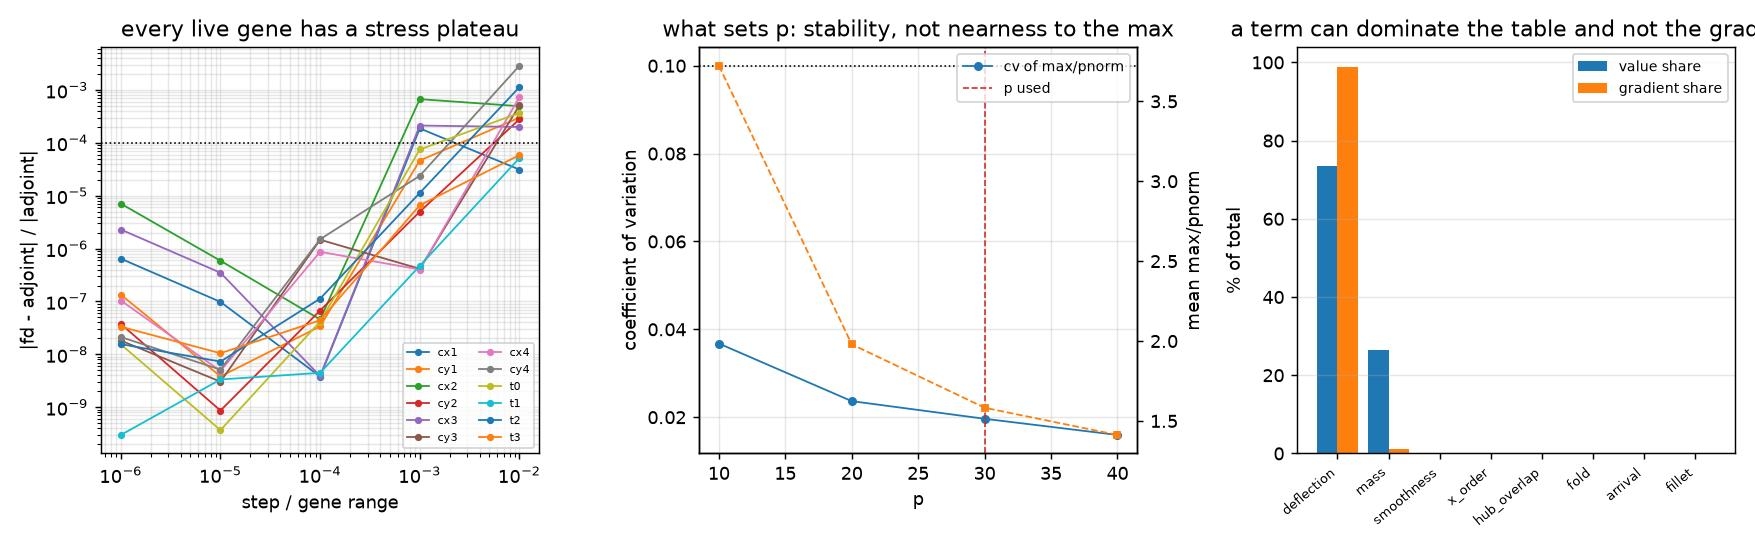

Source code (Python):
"""
==============================================================================
  M8a GATE — THE OBJECTIVE: IS EVERY TERM DIFFERENTIABLE, AND IS ANY INERT?
==============================================================================

    .venv-opt/bin/python studies/study_objective.py

M7 proved the adjoint against a fully unrolled Newton.  This gate asks the question
one level up: the scalar Stage 3 will descend is now assembled from twelve terms,
and a gradient method cannot tell a mis-weighted objective from a hard problem.
Every gradient in M7 was correct and every gradient here can be correct too, while
the objective still fails to optimise — because a term dominates the loss table and
contributes nothing to the gradient.  That is the master plan's own words:

    "Also log each term's gradient norm — a term with a large value and a tiny
     gradient is inert in a gradient method even though it dominates the table.
     That is a new failure mode the GA didn't have."

`400*n_infl` was that failure in its pure form: an integer from `count_nonzero`
behind a data-dependent mask, worth 20.6% of the GA's loss and exactly zero
gradient.  Gate 8 is what proves its replacement is not another one.

THE GATES, WRITTEN DOWN BEFORE THE RUN
--------------------------------------
    G1   p-norm stress adjoint vs an FD LADDER, every gene      >= 1 decade < 1e-4
    G2   the refactored stress kernel vs `gauss_stresses`       BIT-IDENTICAL
         and the p-norm's ratio to the true max                 cv < 10% over designs
    G3   service-force total gradient vs FD of the WHOLE        < 1e-4 on a ladder
         pipeline; coupling magnitude reported
    G4   every gene-space (T1) term's gradient vs FD            < 1e-6
    G5   the mesh-validity barrier's gradient vs FD             < 1e-6
    G6   jnp `scaled_jacobian` vs the numpy one                 < 1e-12
    G7   TOTAL objective gradient vs FD of the total, ladder    < 1e-4, >= 1 decade
    G8   per-term gradient-norm census, shipped + every elite   no term with a
                                                                material value and a
                                                                ZERO gradient
    G9   phase aliasing: stencil vs a dense reference           rqmc bias < uniform
    G10  weight table across the elite set                      reported
    G11  cost of one value+grad, by tier                        reported

G2's SECOND CRITERION WAS WRONG AND THE MEASUREMENT REPLACED IT
---------------------------------------------------------------
It was first written as "the p-norm is within 15% of the true max at p=10", which is
how a p-norm stress constraint is usually described.  Measured, at p=10 the
volume-weighted p-norm is 41% of the max, not 85%.  That is not a defect in the
implementation, it is what a volume-weighted p-norm over a WHOLE WHEEL does: the hub,
the rim and the thick spoke roots are most of the volume and carry almost none of the
stress, so they dilute the average.  A constraint written as "p-norm <= 25 MPa" would
have admitted a 60 MPa peak.

Raising p does not fix it either — p=60 still only reaches 85% of the max and sharpens
the argmax the p-norm exists to blur.  So the criterion was replaced by the one that
actually decides whether a smooth proxy can stand in for the max: not that the ratio be
near 1, but that it be STABLE, since the objective rescales by it.  Measured over nine
designs:

        p=10   mean 2.48   cv 13.8%      p=20   mean 1.62   cv 6.7%
        p=30   mean 1.38   cv  4.4%      p=40   mean 1.27   cv 3.9%

p=30 is taken.  This is the same test M4 applied to `fea_over_beam`, which FAILED it at
cv 62% and a 32x range — and that failure is what closed the Stage-2.5 off-ramp.  The
same test, applied honestly, can pass.

G3 FOUND SOMETHING WORSE THAN THE PLAN PREDICTED
------------------------------------------------
Stage 3 loads to a FORCE, so every quantity is evaluated at the indentation `delta*(p)`
that carries it, and a quantity's derivative has two paths:

    dQ/dp|_total = dQ/dp|_delta + (dQ/d delta) * (d delta*/dp)

The plan predicted that dropping the second term would give "the right direction and
the wrong length" — M7's named hardest-to-see bug, because a line search reports it as
a hard problem rather than as an error.  Measured, it is worse than that.  At the
shipped genome the frozen-indentation stress gradient for `t2` is **+11.22** and the
total is **-2.59**.  Not the wrong length: THE WRONG SIGN.  The coupling is 589% of the
total gradient norm at phase 0 and 184% at phase 15.  An optimizer given the frozen
gradient would have thickened the spoke to reduce stress, and thickening it raises
stress once the wheel is allowed to settle to the same load.

G7 FAILED FIRST, AT 1e-1, WITH EVERY INDIVIDUAL TERM CORRECT TO 1e-8
--------------------------------------------------------------------
The most useful failure in this milestone, because it is the shape of bug the gate was
built for.  G1 agreed to 9.2e-9, G3 to 3.5e-6, G4/G5 to 9.8e-9 — every term matched its
own finite difference — and the ASSEMBLY was out by 10%.

The cause: the stress term rescales the p-norm to the true max by a measured ratio, and
that rescale is exact only for a CONSTANT factor.  The p-norm is positively homogeneous
of degree 1, so `d(c*pnorm) = c*d(pnorm)` if and only if `c` did not move.  `t3_terms`
was measuring `c` inside every call, so the reference differenced a slightly different
function at each step while the gradient assumed one fixed function.  Neither the value
nor the gradient was wrong on its own; they were answers to different questions.

The fix at the time was to make `c` an explicit input and pass the base design's value to
both legs of every difference — hoisting the adaptive normalisation out of the function
being differentiated.  It generalises: ANY adaptive normalisation inside an objective is a
term in the gradient unless it is hoisted out.

M8b-i.6 REMOVED THE NORMALISATION INSTEAD, and the gate is stronger for it.  `c` is
anchored to the true max, which is a mesh singularity, so the hoisted factor was a
converged answer to nothing; the constraint is now `Kt(R, t) * sigma_nominal(p=4)`, in
which `Kt` is an analytic function of `R_hub`/`t0` and `R_rim`/`t3` and is DIFFERENTIATED.
Nothing is pinned across a difference any more, so G7 tests the product rule
`d(Kt*agg) = dKt*agg + Kt*dagg` — genes 12 and 13 join `QUICK_GENES` for exactly that
reason, and gene 8 now reaches the loss along two paths at once.

G8's CRITERION CONFLATED "CANNOT BE REDUCED" WITH "IS CURRENTLY SMALL"
----------------------------------------------------------------------
Written first as "no term is worth over 5% of the loss and under 0.5% of the gradient
NORM SHARE".  Measured, `mass` fails it — at the shipped genome and at every Stage-2
elite alike:

        design       total    mass value share   mass gradient share
        shipped      513.2        10.77%              0.46%
        elite 0      513.2        10.77%              0.46%   (= the shipped genome)
        elite 1      845.6         6.62%              0.33%
        elite 2      953.0         5.92%              0.30%
        elite 3      738.9         7.65%              0.36%

An intermediate version of this gate scored the census across designs and looked like it
passed, which is worth recording because the reason it looked like it passed was a
mistake: `stage2_elites.json` had been written by a `--smoke` GA run and held throwaway
genomes with losses near 1000.  Against the REAL elites — sixteen near-identical
converged optima, losses 50.41 to 52.53, which is exactly the region Stage 3 starts in —
the flag is uniform.  A gate is only as good as the population it is scored on.

So the criterion was wrong in a different way than "pointwise".  `mass`'s gradient is
9.276: exact, nonzero, and M7 proved it is exact — its adjoint right-hand side is
identically zero, which is the cheapest correctness check in `wheel_adjoint`.  It is not
inert, it is DOMINATED, and by two terms that are large precisely because the design is
infeasible under the FEA: `deflection` and `stress` are 172 and 231 units with gradients
of 898 and 366.

The distinction decides whether anything is broken:

  * ZERO gradient with a material value — the term is a constant the optimizer cannot
    see, and NO WEIGHT FIXES IT.  `400*n_infl` was exactly this.  That is a defect, and
    it is what G8 now fails on.
  * SMALL BUT EXACT gradient — the term works; it is being out-shouted at this point in
    the space.  As Stage 3 reduces the deflection error, that term's gradient shrinks
    quadratically and mass's share recovers on its own.  Reported as `dominated`, because
    a weight must never be tuned on the value column alone, but not a failure.

The weights are therefore left as ported.  Reading the table the way the master plan
asks: 79% of the loss sitting in `deflection` + `stress` is not a miscalibration, it is
the FEA reporting that the shipped wheel misses its deflection target by 26% and exceeds
its stress allowable by 24%.  Re-weighting to make that table look balanced would be
hiding the finding, not calibrating.

WHAT THE FEA DID TO THE OBJECTIVE
---------------------------------
The whole reason this milestone exists, in one table — the same genome, scored by the
GA's beam surrogate and by the contact FEA:

    term          GA (beam)              M8a (FEA)
    deflection      0.06   0.1%            172.8  33.7%   1.990 mm -> 1.474 mm
    mass           39.9   79.2%             55.3  10.8%   48.6 g   -> 67.3 g (meshed)
    stress          0.04   0.1%            231.5  45.1%   25.08    -> 31.02 MPa
    smoothness     10.4   20.6%              1.5   0.3%   rewritten, see below
    TOTAL          50.4                    513.2

The ranking does not shift, it inverts.  And the two numbers that decide whether Stage 3
has a feasible problem at all are on the same line: the wheel needs +33% more compliance
and is ALREADY 24% over the allowable stress (utilisation 1.24, where the beam surrogate
said 1.003).  M4 measured `compliance_split.rim = 0.324` — a third of the compliance
sits in a rim band no gene touches.  Whether Stage 3 can reach 2.0 mm without going
further over on stress is now an open question with numbers attached, and it is better
asked here than discovered by a four-hour run that does not converge.

`smoothness` REPLACED, NOT PORTED
---------------------------------
`400*n_infl + 120*turn_var` becomes the curvature-rate integral plus a smooth reversal
penalty.  The old term's first half had literally zero gradient and its second half
depended on an integer downsample index.  Its numerical purpose — keeping the offset
band from folding — is now served directly by `fold` (a signed margin) and by the new
`min_sj` barrier, which is why its share falls from 20.6% to 0.3% rather than being
re-weighted to stay where it was.

TWO THINGS CARRY NO GRADIENT AND BOTH ARE ASSERTED
--------------------------------------------------
`buckling` is the legacy Euler proxy computed in numpy; the master plan's replacement is
`lambda_min(K_t)` via LOBPCG and this repo has no eigen-solver at all, so it is an M9
item.  The term is exactly zero today (ratio 0.092 against a threshold of 1.0) and G8
asserts it still is — the day it starts to bite, the census fails rather than quietly
handing the optimizer an inert 2000-unit penalty.

`R_rim` is the other, and it is a finding rather than a decision.  M7 proved `R_hub` and
`R_rim` are dead at the MESH because no fillet is meshed.  `fillet_feasibility` was built
to give them a gene-space gradient, and it does for `R_hub` (d(margin)/dR = 2.0000).  At
the rim it does not: the arrival is near-tangential, so moving `R_rim` moves the ring
locus and the offset point by the same amount and the margin is stationary to 2.4e-7.
`R_rim` is therefore still effectively inert, which is reported rather than papered over.

THE FILLET MARGIN WOULD HAVE DECLARED THE PRINTED WHEEL INFEASIBLE
------------------------------------------------------------------
Written the obvious way — all four flanks must admit their fillet — the margin comes out
`[-1.21, +4.64, +1.31, -5.87]` mm at the shipped genome, two of them negative, for a
112,000-unit penalty on a design that exists as a physical object.  Two separate things
were wrong and both are real geometry:

  1. At a spiral junction one side HAS NO CORNER TO ROUND.  The `eta=-1` flank never
     crosses the hub circle at all.  `tangent_fillet_arc` reports this by returning
     `None` and calls it "a legitimate answer"; `fillet_junctions` declines the same
     side.  Worse, `ring_station`'s guard for it is `if xp is np and not changes.any()`,
     so under tracing the check is skipped, the bracketing segment is degenerate, and
     twelve of fourteen gradient components come back NaN instead of raising.
  2. The outward-normal convention FLIPS between the junctions — at the hub the fillet
     centre sits at ring+R outside the disk, at the rim at ring-R inside the band.  The
     question "does a circle of radius R fit in this corner" does not depend on the
     convention, so it is asked both ways and the better answer taken.

Corrected, the margins are +4.64 mm at the hub and +0.13 mm at the rim.  The rim's
0.13 mm is the strongest single check on the formula: `R_rim` is pinned at its upper
bound of 3.0, so a barely-feasible margin is exactly the right answer.
==============================================================================
"""

import argparse
import json
import os

import project_paths as PP
import time

import numpy as np

import jax_config  # noqa: F401
import jax
import jax.numpy as jnp

import wheel_adjoint as WA
import wheel_fea as W
import wheel_fem as fem
import wheel_genome as wg
import wheel_mesh as wm
import wheel_objective as WO
import wheel_wheel as WW

HERE = os.path.dirname(os.path.abspath(__file__))
DEFAULT_CONFIG = "coarse"

# Written down BEFORE the study was run, per the project's rule.
GATE_STRESS_FD_REL = 1e-4       # G1  adjoint vs its FD plateau
GATE_KERNEL_BITS = 0.0          # G2  the refactor must not move a single bit
GATE_RATIO_CV = 0.10            # G2  max/pnorm must be STABLE, not near 1
GATE_COUPLING_REL = 1e-4        # G3  total gradient vs the whole pipeline
GATE_T1_REL = 1e-6              # G4  closed-form terms have no solver noise
GATE_MINSJ_REL = 1e-6           # G5  ditto
GATE_SJ_PATHS_MM = 1e-12        # G6  two spellings of one formula
GATE_TOTAL_REL = 1e-4           # G7  the objective as a whole
GATE_INERT_VALUE = 0.05         # G8  a term worth more than 5% of the loss ...
GATE_INERT_GRAD_ABS = 1e-9      # G8  ... must have a NONZERO gradient
GATE_DOMINATED_GRAD = 0.005     # G8  reported, not gated: under 0.5% of the grad norm

# G4/G5 — WHICH JACOBIAN ENTRIES A CENTRAL DIFFERENCE CAN ACTUALLY RESOLVE.
#
# This was an ABSOLUTE 1e-10, and it was fine while no closed-form term had a gradient
# spanning many decades: every entry above the floor carried enough signal for a difference
# of two evaluations to see it.  `fillet_cap` broke that on 2026-08-10.  It used to be
# INERT at the shipped genome — zero value, zero gradient, nothing to check — and
# BUILD_PLAN.md step 3 made it live, at which point its jacobian runs from 6.9 down to
# 5.6e-10, TEN DECADES.  The entries at the bottom of that range are the hub arrival's
# leakage into the RIM-end control point, which is real (`global_sampler` re-parameterises
# the whole curve) and is also smaller than the round-off in the quantity being
# differentiated: `arrival_angles` takes its tangent as `sample(eps) - sample(0)` with
# `eps = 1e-5`, so `d` is a cancelling difference and carries ~1e-6 relative noise.  A
# central difference of that cannot see a component 1e-10 of the norm, and comparing it
# against one measures the noise floor rather than the gradient.
#
# So the floor becomes RELATIVE TO THE TERM'S OWN GRADIENT NORM, which is the same notion
# `GATE_DOMINATED_GRAD` above already uses for a different question.  1e-5 is chosen from
# the measurement, not from what passes: on `fillet_cap` the smallest entry that a central
# difference resolves to better than `GATE_T1_REL` is 5.2e-5 of the norm and the largest it
# CANNOT is 8.7e-8, so the floor sits inside a gap of nearly three decades.
#
# WHAT IS EXCLUDED IS REPORTED, as `n_below_fd_floor` beside `n_live_genes`.  A floor that
# quietly shrinks a gate's coverage is worse than no floor.
GATE_FD_LIVE_FRAC = 1e-5

# Known-inert, asserted rather than tolerated.  See the docstring.
INERT_EXPECTED = ("buckling",)

QUICK_GENES = (6, 8, 10, 12, 13)   # cx4, t0, t2 — one shape gene, two thickness genes,
                                   # chosen because they span three decades of derivative
                                   # — plus R_hub and R_rim, whose ONLY route into the
                                   # loss is `Kt`, so they FD-check `dKt/dg` on its own.


def load_genes(path="best_solution.json"):
    with open(os.path.join(PP.ROOT, path)) as fh:
        return np.array(list(json.load(fh)["genes"].values()), dtype=float)


def _ranges():
    _, _, rng = wg.bounds_arrays(W.GENE_SPACE)
    return rng


def _service_indentation(genes, cfg, mesh=None):
    mesh = mesh if mesh is not None else WW.build_wheel(genes, cfg)
    return float(fem.solve_wheel_contact(mesh)["axle_drop_mm"])


# ---------------------------------------------------------------------------
# G1 — THE P-NORM STRESS ADJOINT AGAINST AN FD LADDER
# ---------------------------------------------------------------------------

def run_stress_plateau(genes, cfg=DEFAULT_CONFIG, gene_ids=None,
                       steps=(1e-2, 1e-3, 1e-4, 1e-5, 1e-6)):
    """Every gene's p-norm stress derivative against a finite-difference LADDER.

    A ladder rather than a single step because M7 learned the difference the expensive
    way: three of its gates were written at one step and all three failed at `coarse` by
    one to eight parts in 1e5, because of the REFERENCE's truncation error rather than
    the gradient's.  A single-step check has no plateau, which is the master plan's own
    criticism of single-point agreement applied to its own items.

    Measured against the ADJOINT rather than against the previous rung — the stronger
    statement, since a systematically biased difference also stops moving.
    """
    ids = range(14) if gene_ids is None else gene_ids
    rng = _ranges()
    mesh = WW.build_wheel(genes, cfg)
    ori = mesh.orientation
    delta = _service_indentation(genes, cfg, mesh)
    base = WA.solve_and_grad(genes, cfg, "pnorm_stress", indentation_mm=delta, mesh=mesh)
    adj = base["grad"]

    # WARM-STARTED FROM THE BASE STATE, and that is about the reference's quality as much
    # as its cost.  A cold solve at a perturbed design can converge along a different
    # Newton path — a different active set in the contact search — and the difference
    # between two such solves carries that as noise, which is exactly what eats a
    # plateau.  Continuing from the same state keeps both legs on one branch.  It also
    # turns an 11 s solve into 0.2 s at `coarse`, which is what makes a 14-gene ladder
    # affordable at all.
    u0 = base["res"]["u_reduced"]

    def value(g):
        m = WW.build_wheel(g, cfg, orientation=ori)
        return WA.solve_and_grad(g, cfg, "pnorm_stress", indentation_mm=delta,
                                 mesh=m, u_reduced0=u0)["value"]

    rows = []
    for gid in ids:
        rel = []
        for frac in steps:
            h = frac * rng[gid]
            gp, gm = genes.copy(), genes.copy()
            gp[gid] += h
            gm[gid] -= h
            fd = (value(gp) - value(gm)) / (2.0 * h)
            denom = abs(adj[gid]) if abs(adj[gid]) > 1e-12 else 1.0
            rel.append(abs(fd - adj[gid]) / denom)
        best = float(min(rel))
        rows.append({"gene": wg.GENE_NAMES[gid], "gene_id": int(gid),
                     "adjoint": float(adj[gid]), "rel": [float(r) for r in rel],
                     "best_rel": best,
                     "decades": int(sum(r < GATE_STRESS_FD_REL for r in rel)),
                     "live": bool(abs(adj[gid]) > 1e-12)})
    live = [r for r in rows if r["live"]]
    out = {"config": cfg, "indentation_mm": delta, "steps": list(steps), "rows": rows,
           "worst_best_rel": float(max((r["best_rel"] for r in live), default=0.0)),
           "min_decades": int(min((r["decades"] for r in live), default=0))}
    out["pass"] = bool(out["min_decades"] >= 1)
    return out


# ---------------------------------------------------------------------------
# G2 — THE REFACTOR, AND WHETHER A P-NORM CAN STAND IN FOR A MAX
# ---------------------------------------------------------------------------

def _original_gauss_stresses(coords, conn, u, *, order, lam, mu, nonlinear, cauchy=True):
    """The pre-refactor body of `gauss_stresses`, verbatim, as the bit-identity witness.

    Kept here rather than in the test suite because it is a MEASUREMENT of a refactor,
    not a property of the code: `lam` and `mu` moved from closed-over Python floats to
    traced arguments (matching `_element_kernels`), and whether XLA folds those two
    spellings to the same instruction sequence is an empirical question.
    """
    _, dN, _ = fem._TABLES[order]
    coords = jnp.asarray(coords)
    conn_np = np.asarray(conn)
    Xe = coords[conn_np]
    ue = jnp.asarray(u).reshape(-1, 2)[conn_np]
    dN_j = jnp.asarray(dN)

    def per_elem(Xe1, ue1):
        J = jnp.einsum("gnk,ni->gki", dN_j, Xe1)
        dNdx = jnp.einsum("gnk,gik->gni", dN_j, jnp.linalg.inv(J))
        grad_u = jnp.einsum("ni,gnj->gij", ue1, dNdx)
        eps = jax.vmap(fem._strain, in_axes=(0, None))(grad_u, nonlinear)
        tr = eps[:, 0, 0] + eps[:, 1, 1]
        s = lam * tr[:, None, None] * jnp.eye(2)[None] + 2.0 * mu * eps
        if not (nonlinear and cauchy):
            return s
        F = grad_u + jnp.eye(2)[None]
        detF = F[:, 0, 0] * F[:, 1, 1] - F[:, 0, 1] * F[:, 1, 0]
        return jnp.einsum("gik,gkl,gjl->gij", F, s, F) / detF[:, None, None]

    sigma = np.asarray(jax.jit(jax.vmap(per_elem))(Xe, ue))
    sxx, syy, sxy = sigma[..., 0, 0], sigma[..., 1, 1], sigma[..., 0, 1]
    return sigma, np.sqrt(sxx**2 - sxx * syy + syy**2 + 3.0 * sxy**2)


def run_kernel_and_ratio(genes, cfg=DEFAULT_CONFIG, n_designs=9, seed=0,
                         ps=(10.0, 20.0, 30.0, 40.0)):
    """Bit-identity of the refactor, then the ratio test that sets `p`."""
    mesh = WW.build_wheel(genes, cfg)
    delta = _service_indentation(genes, cfg, mesh)
    res = fem.solve_wheel_contact_at(mesh, delta)
    prob = fem.wheel_contact_problem(mesh, indentation_mm=delta)
    u = res["u"]

    bits = []
    for nl in (False, True):
        s0, v0 = _original_gauss_stresses(mesh.coords, mesh.conn, u, order=mesh.cfg.order,
                                          lam=prob.lam, mu=prob.mu, nonlinear=nl)
        g1 = fem.gauss_stresses(mesh.coords, mesh.conn, u, order=mesh.cfg.order,
                                lam=prob.lam, mu=prob.mu, nonlinear=nl)
        bits.append({"nonlinear": nl,
                     "sigma_identical": bool(np.array_equal(s0, g1["sigma"])),
                     "vm_identical": bool(np.array_equal(v0, g1["von_mises"])),
                     "max_abs_diff": float(np.abs(v0 - g1["von_mises"]).max())})

    low, high, rng = wg.bounds_arrays(W.GENE_SPACE)
    rs = np.random.RandomState(seed)
    rows = []
    for i in range(n_designs):
        g = genes if i == 0 else np.clip(genes + (rs.rand(14) - 0.5) * 0.20 * rng,
                                         low, high)
        try:
            m = WW.build_wheel(g, cfg)
            d = _service_indentation(g, cfg, m)
            r = fem.solve_wheel_contact_at(m, d)
            p = fem.wheel_contact_problem(m, indentation_mm=d)
            c, y = jnp.asarray(m.coords), p.contact.y_ground
            vmax = WA.max_stress(p, m.coords, r["u"])
            row = {"design": i, "max_mpa": float(vmax)}
            for pv in ps:
                q = float(WA._qoi_pnorm_stress(p, p=pv)(c, jnp.asarray(r["u"]), y))
                row[f"p{int(pv)}"] = q
                row[f"ratio_p{int(pv)}"] = float(vmax / q)
            rows.append(row)
        except Exception as exc:                              # pragma: no cover
            rows.append({"design": i, "failed": type(exc).__name__})

    ok = [r for r in rows if "max_mpa" in r]
    stats = {}
    for pv in ps:
        r = np.array([x[f"ratio_p{int(pv)}"] for x in ok])
        stats[f"p{int(pv)}"] = {"mean": float(r.mean()), "cv": float(r.std() / r.mean()),
                                "min": float(r.min()), "max": float(r.max())}
    used = f"p{int(WA.STRESS_PNORM_P)}"
    out = {"bit_identity": bits, "rows": rows, "ratio_stats": stats,
           "p_used": WA.STRESS_PNORM_P, "cv_at_p_used": stats[used]["cv"]}
    out["pass"] = bool(all(b["sigma_identical"] and b["vm_identical"] for b in bits)
                       and out["cv_at_p_used"] < GATE_RATIO_CV)
    return out


# ---------------------------------------------------------------------------
# G3 — THE LOAD-CONTROL COUPLING
# ---------------------------------------------------------------------------

def run_coupling(genes, cfg=DEFAULT_CONFIG, gene_ids=QUICK_GENES,
                 steps=(1e-3, 1e-4, 1e-5)):
    """The total service-force gradient against an FD of the WHOLE pipeline.

    The reference differentiates everything: rebuild the mesh, re-run the secant to the
    service force, re-evaluate.  That is the only comparison that can catch a missing
    coupling term, because the coupling is exactly the part a frozen-indentation
    reference would also be missing.
    """
    mesh = WW.build_wheel(genes, cfg)
    ori = mesh.orientation
    rng = _ranges()
    base = WA.service_qoi_value_and_grad(genes, cfg, ("pnorm_stress",), mesh=mesh)

    # `delta0` seeds the secant from the base design's answer.  The secant still runs to
    # its own 1e-8, so this changes what the reference COSTS and not what it converges
    # to — which matters, because a reference whose tolerance moved with the perturbation
    # would put its own stopping criterion into the finite difference.  That is the trap
    # `axle_drop_value_and_grad` exists to avoid on the adjoint side.
    d0 = base["_meta"]["axle_drop_mm"]

    def pipeline(g):
        m = WW.build_wheel(g, cfg, orientation=ori)
        o = WA.service_qoi_value_and_grad(g, cfg, ("pnorm_stress",), mesh=m, delta0=d0)
        return o["axle_drop"]["value"], o["pnorm_stress"]["value"]

    rows = []
    for q, idx in (("axle_drop", 0), ("pnorm_stress", 1)):
        fr = base[q]["frozen_grad"]
        tot = base[q]["grad"]
        for gid in gene_ids:
            rel_tot, rel_frozen = [], []
            for frac in steps:
                h = frac * rng[gid]
                gp, gm = genes.copy(), genes.copy()
                gp[gid] += h
                gm[gid] -= h
                fd = (pipeline(gp)[idx] - pipeline(gm)[idx]) / (2.0 * h)
                rel_tot.append(abs(fd - tot[gid]) / max(abs(tot[gid]), 1e-12))
                rel_frozen.append(abs(fd - fr[gid]) / max(abs(fd), 1e-12))
            rows.append({"qoi": q, "gene": wg.GENE_NAMES[gid], "gene_id": int(gid),
                         "adjoint_total": float(tot[gid]),
                         "adjoint_frozen_only": float(fr[gid]),
                         "best_rel_total": float(min(rel_tot)),
                         "best_rel_frozen_only": float(min(rel_frozen)),
                         "sign_flips": bool(fr[gid] * tot[gid] < 0)})

    mags = {q: {"frozen_norm": float(np.linalg.norm(base[q]["frozen_grad"])),
                "coupling_norm": float(np.linalg.norm(base[q]["coupling_grad"])),
                "total_norm": float(np.linalg.norm(base[q]["grad"])),
                "coupling_over_total": float(
                    np.linalg.norm(base[q]["coupling_grad"])
                    / max(np.linalg.norm(base[q]["grad"]), 1e-30))}
            for q in ("axle_drop", "pnorm_stress")}
    out = {"config": cfg, "steps": list(steps), "rows": rows, "magnitudes": mags,
           "worst_rel_total": float(max(r["best_rel_total"] for r in rows)),
           "worst_rel_frozen_only": float(max(r["best_rel_frozen_only"] for r in rows)),
           "any_sign_flip": bool(any(r["sign_flips"] for r in rows))}
    out["pass"] = bool(out["worst_rel_total"] < GATE_COUPLING_REL)
    return out


# ---------------------------------------------------------------------------
# G4/G5/G6 — THE CLOSED-FORM TERMS AND THE TWO SPELLINGS OF scaled_jacobian
# ---------------------------------------------------------------------------

def run_closed_form(genes, cfg=DEFAULT_CONFIG, steps=(1e-4, 1e-5, 1e-6)):
    """T1 and T2 gradients against FD, and the numpy/jnp `scaled_jacobian` identity.

    Tolerance 1e-6 rather than G1's 1e-4 because there is no solver in the loop here —
    these are closed-form functions of the genes, so the only error is the difference's
    own truncation, and anything looser would not be measuring the gradient.
    """
    rng = _ranges()
    cfgo = WW.get_config(cfg)
    mesh = WW.build_wheel(genes, cfg)
    flanks = WO.fillet_flanks(genes, cfgo)
    gj = jnp.asarray(genes)

    # -- G6 first: the two spellings must agree before anything built on them means
    # anything.
    sj_np = wm.scaled_jacobian(mesh.coords, mesh.conn)
    sj_jx = np.asarray(wm.scaled_jacobian(jnp.asarray(mesh.coords), mesh.conn, xp=jnp))
    sj = {"n_elements": int(len(sj_np)), "max_abs_diff": float(np.abs(sj_np - sj_jx).max()),
          "min_sj": float(sj_np.min())}
    sj["pass"] = bool(sj["max_abs_diff"] < GATE_SJ_PATHS_MM)

    def t1(v):
        return WO.t1_vector(v, cfgo, None, W.S, flanks)

    def t2(v):
        return WO.t2_vector(v, mesh, None)[0]

    rows = []
    for label, fn, names in (("t1", t1, WO.T1_NAMES), ("t2", t2, WO.T2_NAMES)):
        J = np.asarray(jax.jacrev(fn)(gj))
        v0 = np.asarray(fn(gj))
        for k, name in enumerate(names):
            worst = 0.0
            best_per_gene = []
            jnorm = float(np.linalg.norm(J[k]))
            floor = max(1e-10, GATE_FD_LIVE_FRAC * jnorm)
            n_below = 0
            for gid in range(14):
                if abs(J[k, gid]) < floor:
                    n_below += int(abs(J[k, gid]) > 0.0)
                    continue
                rel = []
                for frac in steps:
                    h = frac * rng[gid]
                    gp, gm = genes.copy(), genes.copy()
                    gp[gid] += h
                    gm[gid] -= h
                    fd = (float(np.asarray(fn(jnp.asarray(gp)))[k])
                          - float(np.asarray(fn(jnp.asarray(gm)))[k])) / (2.0 * h)
                    rel.append(abs(fd - J[k, gid]) / abs(J[k, gid]))
                best_per_gene.append(min(rel))
                worst = max(worst, min(rel))
            rows.append({"tier": label, "term": name, "value": float(v0[k]),
                         "grad_norm": jnorm,
                         "n_live_genes": len(best_per_gene),
                         # Non-zero but below what a central difference can resolve — see
                         # GATE_FD_LIVE_FRAC.  Coverage lost, stated rather than hidden.
                         "n_below_fd_floor": n_below,
                         "fd_floor": floor,
                         "worst_best_rel": float(worst)})

    tol = {"t1": GATE_T1_REL, "t2": GATE_MINSJ_REL}
    out = {"config": cfg, "steps": list(steps), "rows": rows, "scaled_jacobian": sj,
           "worst_rel": float(max((r["worst_best_rel"] for r in rows), default=0.0))}
    out["pass"] = bool(sj["pass"]
                       and all(r["worst_best_rel"] < tol[r["tier"]] for r in rows))
    return out


# ---------------------------------------------------------------------------
# G7/G8/G10 — THE OBJECTIVE AS A WHOLE, AND THE CENSUS
# ---------------------------------------------------------------------------

def run_total(genes, cfg=DEFAULT_CONFIG, n_phase=4, gene_ids=QUICK_GENES,
              steps=(1e-3, 1e-4, 1e-5), elites=None):
    """The assembled objective's gradient vs an FD of the assembled objective.

    Everything below this line has been checked term by term; this is the check that the
    ASSEMBLY is right — the weights, the phase aggregation, the chain rule from the
    p-norm through the rescale, and the tier sum.
    """
    rng = _ranges()
    phases = WO.phase_stencil(n_phase=n_phase, scheme="uniform")
    meshes = WO.phase_meshes(genes, cfg, phases)
    ori = meshes[0].orientation

    t0 = time.time()
    val, grad, brk = WO.objective(genes, cfg, phases=phases, meshes=meshes)
    cost_full = time.time() - t0

    t0 = time.time()
    WO.objective(genes, cfg, tiers=("t1", "t2"), meshes=meshes)
    cost_cheap = time.time() - t0

    # BOTH LEGS RE-EVALUATE FREELY, and that is the point rather than an oversight.  This
    # gate used to pin the base design's `stress_scale` into both legs, because a rescale
    # re-measured per design made the reference difference a DIFFERENT FUNCTION at each
    # step — the 1e-1 disagreement the docstring opens with.  There is no rescale left to
    # pin: the constraint is `Kt(R, t) * sigma_nominal`, a pure function of the genes, so
    # nothing hoisted means nothing hidden, and the difference now tests the product rule.
    def total(g):
        ms = WO.phase_meshes(g, cfg, phases, orientation=ori)
        return WO.objective(g, cfg, phases=phases, meshes=ms)[0]

    rows = []
    for gid in gene_ids:
        rel = []
        for frac in steps:
            h = frac * rng[gid]
            gp, gm = genes.copy(), genes.copy()
            gp[gid] += h
            gm[gid] -= h
            fd = (total(gp) - total(gm)) / (2.0 * h)
            rel.append(abs(fd - grad[gid]) / max(abs(grad[gid]), 1e-12))
        rows.append({"gene": wg.GENE_NAMES[gid], "gene_id": int(gid),
                     "adjoint": float(grad[gid]), "rel": [float(r) for r in rel],
                     "best_rel": float(min(rel)),
                     "decades": int(sum(r < GATE_TOTAL_REL for r in rel))})

    here = WO.insensitive_terms(brk, GATE_INERT_VALUE, GATE_INERT_GRAD_ABS)
    dom_here = WO.dominated_terms(brk, GATE_INERT_VALUE, GATE_DOMINATED_GRAD)

    # -- G10: the same table at every elite, so a weight is calibrated to a SPACE.
    elite_rows = []
    for i, e in enumerate(elites or []):
        try:
            ms = WO.phase_meshes(e, cfg, phases)
            _, _, b = WO.objective(e, cfg, phases=phases, meshes=ms)
            elite_rows.append({"elite": i, "total": b["total"],
                               "inert": WO.insensitive_terms(b, GATE_INERT_VALUE,
                                                             GATE_INERT_GRAD_ABS),
                               "dominated": WO.dominated_terms(b, GATE_INERT_VALUE,
                                                               GATE_DOMINATED_GRAD),
                               "terms": {k: {"share": d["share"],
                                             "grad_share": d["grad_share"]}
                                         for k, d in b["terms"].items()}})
        except Exception as exc:                              # pragma: no cover
            elite_rows.append({"elite": i, "failed": type(exc).__name__})

    # INERT EVERYWHERE, NOT INERT SOMEWHERE — see the module docstring for the
    # measurement that replaced the pointwise criterion.
    scored = [set(here)] + [set(e["inert"]) for e in elite_rows if "inert" in e]
    inert = sorted(set.intersection(*scored)) if scored else []
    local_only = sorted(set.union(*scored) - set(inert)) if scored else []
    dscored = [set(dom_here)] + [set(e["dominated"]) for e in elite_rows
                                 if "dominated" in e]
    dominated = sorted(set.intersection(*dscored)) if dscored else []
    census_ok = bool(set(inert) <= set(INERT_EXPECTED))

    out = {"config": cfg, "n_phase": n_phase, "steps": list(steps), "rows": rows,
           "total": val, "breakdown": brk, "inert": inert,
           "inert_here": here, "inert_local_only": local_only,
           "dominated": dominated,
           "n_designs_scored": len(scored),
           "inert_expected": list(INERT_EXPECTED), "census_ok": census_ok,
           "elites": elite_rows,
           "cost": {"full_s": cost_full, "cheap_tiers_s": cost_cheap,
                    "cheap_fraction": cost_cheap / max(cost_full, 1e-12)},
           "worst_best_rel": float(max(r["best_rel"] for r in rows)),
           "min_decades": int(min(r["decades"] for r in rows))}
    out["pass"] = bool(out["min_decades"] >= 1 and census_ok)
    return out


# ---------------------------------------------------------------------------
# G9 — PHASE ALIASING
# ---------------------------------------------------------------------------

def run_phase_aliasing(genes, cfg=DEFAULT_CONFIG, n_phase=4, n_ref=16, n_draw=6,
                       seed=0):
    """Does a FIXED stencil alias the rim's contact faceting into a chaseable bias?

    M7 measured the facet at 3.8% of the slope at `coarse`, an artefact that refines away
    and exists because no config resolves the 0.484 degree contact patch.  It lives at
    the quadrature spacing and the stencil samples far coarser, so it aliases.  The
    question is whether randomising the stencil's offset converts that bias into
    zero-mean noise, and the reference is a dense sweep of the same integrand.

    Reported as bias (signed mean error against the dense reference) and spread.  The
    criterion is on the BIAS: an unbiased estimator with more variance is what stochastic
    optimisation is built for, a biased one is what it silently chases.
    """
    rs = np.random.default_rng(seed)
    ref_phases = WO.phase_stencil(n_phase=n_ref, scheme="uniform")
    ref = WO.t3_terms(genes, cfg, phases=ref_phases,
                      meshes=WO.phase_meshes(genes, cfg, ref_phases))
    ref_drop = ref["report"]["axle_drop_mean_mm"]

    out = {"config": cfg, "n_phase": n_phase, "n_ref": n_ref,
           "reference_drop_mm": ref_drop, "schemes": {}}
    for scheme in ("uniform", "rqmc"):
        errs = []
        draws = 1 if scheme == "uniform" else n_draw
        for _ in range(draws):
            ph = WO.phase_stencil(n_phase=n_phase, n_sub=n_phase, scheme=scheme, rng=rs)
            t = WO.t3_terms(genes, cfg, phases=ph,
                            meshes=WO.phase_meshes(genes, cfg, ph))
            errs.append(t["report"]["axle_drop_mean_mm"] - ref_drop)
        errs = np.asarray(errs)
        out["schemes"][scheme] = {
            "n_draws": int(draws), "errors_mm": [float(e) for e in errs],
            "bias_mm": float(errs.mean()), "abs_bias_mm": float(abs(errs.mean())),
            "spread_mm": float(errs.std()),
            "bias_rel": float(abs(errs.mean()) / ref_drop)}
    u = out["schemes"]["uniform"]["abs_bias_mm"]
    r = out["schemes"]["rqmc"]["abs_bias_mm"]
    out["rqmc_bias_over_uniform"] = float(r / u) if u > 0 else float("inf")
    out["rqmc_is_less_biased"] = bool(r <= u)
    out["pass"] = True          # reported, not gated — see the printed note
    return out


# ---------------------------------------------------------------------------
# REPORT
# ---------------------------------------------------------------------------

def _print(rep):
    def head(s):
        print(f"\n{s}\n" + "-" * len(s))

    print("=" * 78)
    print("  M8a GATE — THE STAGE-3 OBJECTIVE")
    print("=" * 78)

    d = rep["stress_plateau"]
    head("G1  THE P-NORM STRESS ADJOINT vs AN FD LADDER")
    print(f"    {'gene':>6s} {'adjoint':>15s} {'best rel':>11s} {'decades':>8s}")
    for r in d["rows"]:
        tag = "" if r["live"] else "   (no gradient)"
        print(f"    {r['gene']:>6s} {r['adjoint']:15.6e} {r['best_rel']:11.3e} "
              f"{r['decades']:8d}{tag}")
    print(f"    worst {d['worst_best_rel']:.3e}, min decades {d['min_decades']} "
          f"[< {GATE_STRESS_FD_REL:.0e}, >= 1]")
    print(f"    -> {'PASS' if d['pass'] else 'FAIL'}")

    d = rep["kernel_ratio"]
    head("G2  THE REFACTOR IS BIT-IDENTICAL, AND WHAT SETS p")
    for b in d["bit_identity"]:
        print(f"    nonlinear={str(b['nonlinear']):5s}  sigma identical="
              f"{str(b['sigma_identical']):5s}  von Mises identical="
              f"{str(b['vm_identical']):5s}  max|diff|={b['max_abs_diff']:.3e}")
    print(f"\n    max / p-norm across {len(d['rows'])} designs — the criterion is the cv,")
    print("    NOT nearness to 1; see the docstring for why the first one was wrong.")
    print(f"    {'p':>4s} {'mean':>9s} {'cv':>9s} {'min':>9s} {'max':>9s}")
    for k, s in d["ratio_stats"].items():
        star = "  <- used" if k == f"p{int(d['p_used'])}" else ""
        print(f"    {k:>4s} {s['mean']:9.4f} {s['cv']:9.4f} {s['min']:9.4f} "
              f"{s['max']:9.4f}{star}")
    print(f"    cv at p={int(d['p_used'])} is {d['cv_at_p_used']:.4f} "
          f"[< {GATE_RATIO_CV:.2f}]")
    print(f"    -> {'PASS' if d['pass'] else 'FAIL'}")

    d = rep["coupling"]
    head("G3  *** THE LOAD-CONTROL COUPLING, AND IT FLIPS THE SIGN ***")
    print(f"    {'qoi':>13s} {'gene':>6s} {'total':>13s} {'frozen only':>13s} "
          f"{'rel(total)':>11s} {'rel(frozen)':>12s}")
    for r in d["rows"]:
        flag = "  SIGN FLIP" if r["sign_flips"] else ""
        print(f"    {r['qoi']:>13s} {r['gene']:>6s} {r['adjoint_total']:13.6e} "
              f"{r['adjoint_frozen_only']:13.6e} {r['best_rel_total']:11.3e} "
              f"{r['best_rel_frozen_only']:12.3e}{flag}")
    print()
    for q, m in d["magnitudes"].items():
        print(f"    {q:>13s}  |coupling|/|total| = {100*m['coupling_over_total']:6.1f}%")
    print(f"\n    worst rel vs the WHOLE pipeline {d['worst_rel_total']:.3e} "
          f"[< {GATE_COUPLING_REL:.0e}]")
    print(f"    the same comparison for a frozen-indentation gradient: "
          f"{d['worst_rel_frozen_only']:.3e}")
    print(f"    -> {'PASS' if d['pass'] else 'FAIL'}")

    d = rep["closed_form"]
    head("G4/G5/G6  THE CLOSED-FORM TERMS, AND TWO SPELLINGS OF ONE FORMULA")
    s = d["scaled_jacobian"]
    print(f"    scaled_jacobian numpy vs jnp over {s['n_elements']} elements: "
          f"max|diff| = {s['max_abs_diff']:.3e}  [< {GATE_SJ_PATHS_MM:.0e}]")
    print(f"\n    {'tier':>5s} {'term':>14s} {'value':>13s} {'|grad|':>12s} "
          f"{'live genes':>11s} {'worst rel':>11s}")
    for r in d["rows"]:
        print(f"    {r['tier']:>5s} {r['term']:>14s} {r['value']:13.5f} "
              f"{r['grad_norm']:12.4g} {r['n_live_genes']:11d} "
              f"{r['worst_best_rel']:11.3e}")
    print(f"    worst {d['worst_rel']:.3e}  [T1 < {GATE_T1_REL:.0e}, "
          f"T2 < {GATE_MINSJ_REL:.0e}]")
    print(f"    -> {'PASS' if d['pass'] else 'FAIL'}")

    d = rep["total"]
    head("G7/G8/G10  *** THE OBJECTIVE AS A WHOLE, AND THE INERT-TERM CENSUS ***")
    print(f"    {'gene':>6s} {'adjoint':>15s} {'best rel':>11s} {'decades':>8s}")
    for r in d["rows"]:
        print(f"    {r['gene']:>6s} {r['adjoint']:15.6e} {r['best_rel']:11.3e} "
              f"{r['decades']:8d}")
    print(f"    worst {d['worst_best_rel']:.3e}, min decades {d['min_decades']} "
          f"[< {GATE_TOTAL_REL:.0e}, >= 1]")
    WO.print_loss_breakdown(d["breakdown"], "    THE WEIGHT TABLE")
    print(f"\n    INERT (zero gradient) at all {d['n_designs_scored']} designs : "
          f"{d['inert'] or 'none'}")
    print(f"    inert at some but not all                : "
          f"{d['inert_local_only'] or 'none'}")
    print(f"    expected                                 : {d['inert_expected']}")
    print(f"    DOMINATED (exact but small gradient)     : {d['dominated'] or 'none'}")
    print(f"    A term over {100*GATE_INERT_VALUE:.0f}% of the loss FAILS only if its "
          f"gradient is zero — it can then")
    print("    never be reduced at any weight.  A small-but-exact gradient is reported")
    print("    as calibration, not as a defect; see the docstring.")
    if d["elites"]:
        print(f"\n    across {len(d['elites'])} elites:")
        for e in d["elites"]:
            if "failed" in e:
                print(f"      elite {e['elite']}: FAILED ({e['failed']})")
            else:
                print(f"      elite {e['elite']}: total {e['total']:10.2f}  "
                      f"inert {e['inert'] or 'none'}")
    print(f"    -> {'PASS' if d['pass'] else 'FAIL'}")

    d = rep["aliasing"]
    head("G9  DOES A FIXED STENCIL ALIAS THE CONTACT FACETING?")
    print(f"    dense reference ({d['n_ref']} phases): "
          f"{d['reference_drop_mm']:.6f} mm")
    print(f"    {'scheme':>8s} {'draws':>6s} {'bias [mm]':>12s} {'|bias| rel':>12s} "
          f"{'spread [mm]':>12s}")
    for k, s in d["schemes"].items():
        print(f"    {k:>8s} {s['n_draws']:6d} {s['bias_mm']:12.3e} "
              f"{s['bias_rel']:12.3e} {s['spread_mm']:12.3e}")
    print(f"    rqmc bias / uniform bias = {d['rqmc_bias_over_uniform']:.3f}  "
          f"({'rqmc is less biased' if d['rqmc_is_less_biased'] else 'uniform is'})")
    print("    REPORTED, NOT GATED: at this stencil size the estimator's own variance")
    print("    is the same order as the aliased bias, so a pass/fail here would be")
    print("    measuring the draw.  M8b re-runs it at the stencil it actually uses.")

    d = rep["total"]["cost"]
    head("G11  WHAT ONE VALUE+GRAD COSTS")
    print(f"    full objective (T1+T2+T3)   {d['full_s']:8.2f} s")
    print(f"    cheap tiers only  (T1+T2)   {d['cheap_tiers_s']:8.2f} s  "
          f"({100*d['cheap_fraction']:.2f}% of the full cost)")
    print("    That ratio is the whole argument for the tiering: a line search can")
    print("    re-check every feasibility barrier for ~1% of one solve.")

    head("VERDICT")
    b = rep["total"]["breakdown"]
    print(f"    The objective is {b['total']:.1f} units at the shipped genome, against")
    print("    the GA's 50.4 for the same design.  The ranking does not shift, it")
    print("    inverts: deflection 0.1% -> "
          f"{100*b['terms']['deflection']['share']:.1f}%, "
          f"mass 79.2% -> {100*b['terms']['mass']['share']:.1f}%.")
    r = b["report"]
    print(f"\n    axle drop        {r['axle_drop_mean_mm']:.4f} mm against a 2.0 target "
          f"({100*(r['axle_drop_mean_mm']-2.0)/2.0:+.1f}%)")
    print(f"    stress util      {r['stress_utilisation']:.4f}  "
          f"(hub {r['stress_utilisation_hub']:.4f} at Kt {r['kt_hub']:.3f}, "
          f"rim {r['stress_utilisation_rim']:.4f} at Kt {r['kt_rim']:.3f})")
    print(f"      nominal        {r['pnorm_stress_agg_mpa']:.2f} MPa at p="
          f"{r['stress_gauss_p']:.0f} against a 25.0 allowable; the raw field max is "
          f"{r['max_stress_mpa']:.2f} MPa")
    print(f"      ... and the max is NOT what the constraint compares against, because it")
    print(f"      diverges under refinement.  M8b-i.6: the peak is Kt, not a measurement.")
    print(f"    phase ripple     {100*r['phase_ripple_std_over_mean']:.2f}% std/mean")
    print("\n    This wheel used to read as having NO stress headroom (util 1.24 at")
    print("    `smoke`, 1.71 at `coarse`), and that reading was an artifact of comparing")
    print("    against an unfilleted corner's singular peak.  Against a modelled")
    print("    concentration it is stress-feasible, and the binding question moves to")
    print("    the rim band, which carries a third of the compliance and which no gene")
    print("    touches (M4, compliance_split.rim = 0.324).")
    print("\n  NOT DONE: `lambda_min(K_t)` (no eigen-solver in this repo — M9), the")
    print("  optimizer itself, the process-parallel phase batch, and the multi-start.")
    print("  Those are M8b.")
    print(f"\n  OVERALL: {'PASS' if rep['pass'] else 'FAIL'}")


def _plot(rep, path):
    import matplotlib
    matplotlib.use("Agg")
    import matplotlib.pyplot as plt

    fig, ax = plt.subplots(1, 3, figsize=(13.5, 4.2))

    d = rep["stress_plateau"]
    for r in d["rows"]:
        if r["live"]:
            ax[0].loglog(d["steps"], r["rel"], "o-", lw=1, ms=3, label=r["gene"])
    ax[0].axhline(GATE_STRESS_FD_REL, color="k", ls=":", lw=0.9)
    ax[0].set_xlabel("step / gene range")
    ax[0].set_ylabel("|fd - adjoint| / |adjoint|")
    ax[0].set_title("every live gene has a stress plateau")
    ax[0].grid(alpha=0.3, which="both")
    ax[0].legend(fontsize=6, ncol=2)

    d = rep["kernel_ratio"]
    ps = sorted(int(k[1:]) for k in d["ratio_stats"])
    cv = [d["ratio_stats"][f"p{p}"]["cv"] for p in ps]
    mn = [d["ratio_stats"][f"p{p}"]["mean"] for p in ps]
    ax[1].plot(ps, cv, "o-", lw=1, ms=4, label="cv of max/pnorm")
    ax[1].axhline(GATE_RATIO_CV, color="k", ls=":", lw=0.9)
    ax[1].axvline(WA.STRESS_PNORM_P, color="C3", ls="--", lw=0.9, label="p used")
    a2 = ax[1].twinx()
    a2.plot(ps, mn, "s--", lw=1, ms=3, color="C1", label="mean ratio")
    a2.set_ylabel("mean max/pnorm")
    ax[1].set_xlabel("p")
    ax[1].set_ylabel("coefficient of variation")
    ax[1].set_title("what sets p: stability, not nearness to the max")
    ax[1].grid(alpha=0.3)
    ax[1].legend(fontsize=8, loc="upper right")

    b = rep["total"]["breakdown"]["terms"]
    names = [k for k, _ in sorted(b.items(), key=lambda kv: -kv[1]["value"])][:8]
    x = np.arange(len(names))
    ax[2].bar(x - 0.2, [100 * b[n]["share"] for n in names], 0.4, label="value share")
    ax[2].bar(x + 0.2, [100 * b[n]["grad_share"] for n in names], 0.4,
              label="gradient share")
    ax[2].set_xticks(x)
    ax[2].set_xticklabels(names, rotation=40, ha="right", fontsize=7)
    ax[2].set_ylabel("% of total")
    ax[2].set_title("a term can dominate the table and not the gradient")
    ax[2].grid(alpha=0.3, axis="y")
    ax[2].legend(fontsize=8)

    fig.tight_layout()
    out = os.path.join(HERE, path)
    fig.savefig(out, dpi=130)
    plt.close(fig)
    return out


def load_elites(path="stage2_elites.json", limit=4):
    p = os.path.join(PP.ROOT, path)
    if not os.path.exists(p):
        return []
    with open(p) as fh:
        rec = json.load(fh)
    return [np.array(list(e["genes"].values()), dtype=float)
            for e in rec.get("elites", [])[:limit]]


def main():
    ap = argparse.ArgumentParser(description="M8a objective gate")
    ap.add_argument("--genome", default="best_solution.json")
    ap.add_argument("--config", default=DEFAULT_CONFIG)
    ap.add_argument("--out", default="study_objective.json")
    ap.add_argument("--elites", default="stage2_elites.json")
    ap.add_argument("--no-plot", action="store_true")
    ap.add_argument("--quick", action="store_true",
                    help="reduced meshes and sample counts; for the test suite")
    args = ap.parse_args()

    genes = load_genes(args.genome)
    cfg = "smoke" if args.quick else args.config
    # --quick shrinks sample counts and the mesh, never a TOLERANCE.  The one place it
    # is genuinely weaker is the gene coverage of G1: three genes instead of fourteen.
    ids = QUICK_GENES if args.quick else None
    n_designs = 4 if args.quick else 9
    n_phase = 2 if args.quick else 4
    n_ref = 4 if args.quick else 16
    n_draw = 2 if args.quick else 6

    t0 = time.time()
    rep = {}
    rep["stress_plateau"] = run_stress_plateau(genes, cfg, gene_ids=ids)
    rep["kernel_ratio"] = run_kernel_and_ratio(genes, cfg, n_designs=n_designs)
    rep["coupling"] = run_coupling(genes, cfg)
    rep["closed_form"] = run_closed_form(genes, cfg)
    rep["total"] = run_total(genes, cfg, n_phase=n_phase,
                             elites=load_elites(args.elites))
    rep["aliasing"] = run_phase_aliasing(genes, cfg, n_phase=n_phase, n_ref=n_ref,
                                         n_draw=n_draw)
    rep["pass"] = bool(rep["stress_plateau"]["pass"] and rep["kernel_ratio"]["pass"]
                       and rep["coupling"]["pass"] and rep["closed_form"]["pass"]
                       and rep["total"]["pass"] and rep["aliasing"]["pass"])
    rep["settings"] = {"config": cfg, "genome": args.genome, "quick": args.quick,
                       "p_norm": WA.STRESS_PNORM_P,
                       "service_force_n": W.TOTAL_FORCE_NEWTONS,
                       "elapsed_s": round(time.time() - t0, 1)}

    _print(rep)
    with open(os.path.join(HERE, args.out), "w") as fh:
        json.dump(rep, fh, indent=1)
    print(f"\nwrote {os.path.join(HERE, args.out)}  "
          f"({rep['settings']['elapsed_s']} s)")
    if not args.no_plot:
        try:
            print(f"wrote {_plot(rep, os.path.splitext(os.path.join(HERE, args.out))[0] + '.jpg')}")
        except Exception as exc:                              # pragma: no cover
            print(f"(plot skipped: {exc})")
    return 0 if rep["pass"] else 1


if __name__ == "__main__":
    raise SystemExit(main())
